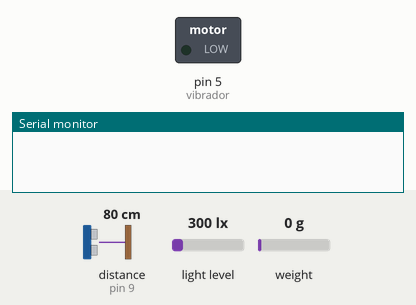
This sketch was run on a simulated Arduino Uno, built for the host (arithmetic inside an expression is 32-bit, double 64-bit). Parts: switched loads named in the sketch (green lamp = pin HIGH), the last lines printed to the serial monitor. Inputs (shaded band) come from the test bench; at power-on: light level 300 lx, distance to the obstacle (sensor on pin 9) 80 cm, weight on the scale 0 g. The echo pulse lasts 58.3 µs per cm; pins used as bus, display or sensor lines are not drawn.

Above: at 2.2 s.
2.3 s: light level set to 54 lx
16.5 s: light level set to 46 lx
At 21.0 s:
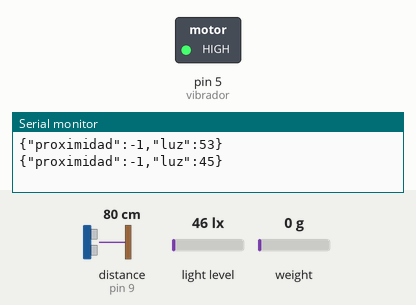
30.7 s: light level set to 500 lx
At 31.2 s:
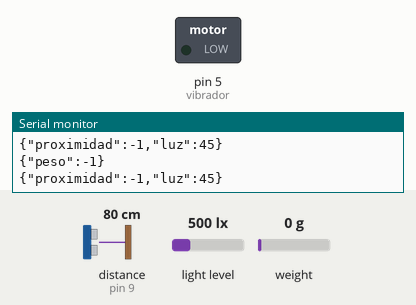
44.9 s: light level set to 40 lx
At 51.3 s:
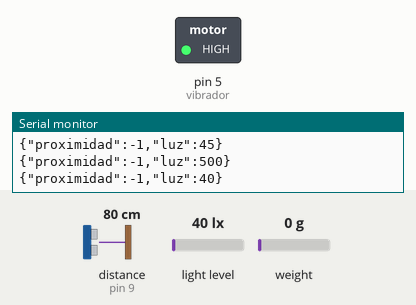
Timing chart, 0 to 54.6 s (numbered marks = the images above; inputs shaded):
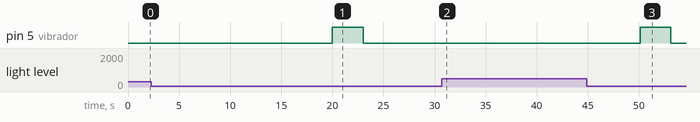

Measured:
- the behaviour switches between 52 and 51 lx on light level (found by bisection; images 0 and 1)
- after the input at 16.5 s, pin 5 (vibrador): LOW → HIGH after 3.5 s, → LOW 3.0 s later
- after the input at 30.7 s, pin 5 (vibrador): stays LOW (without the input it goes to HIGH after 9.4 s)
- after the input at 44.9 s, pin 5 (vibrador): LOW → HIGH after 5.2 s, → LOW 3.0 s later

The sketch:

Codigo_arduino.ino
```cpp
float valores = 0; int repeticiones = 0, vibradorActivo = 0;
//Para el sensor de luz
#include <Wire.h>
#include <BH1750.h>
BH1750 sensor_lumens;
//Creamos el objeto bascula
#include "HX711.h"
#define DEBUG_HX711
//Variables para la bascula
#define CALIBRACION 21720.0
byte pinData = 3;   //Data en pin 3
byte pinClk = 2;    //Clock en pin 2
HX711 bascula;
//Variables para el ultrasonico
int TRIG = 10;      // trigger en pin 10
int ECO = 9;        // echo en pin 9

//Para medir el tiempo
long Tsensor = 10000;
long Tbas = 30000;

//Para el vibrador
byte vibrador = 5;
long actual = 4000;

void setup() {
  /***************** Para el vibrador **********************/
  pinMode(vibrador, OUTPUT);
  /************** Para el sensor de luz ********************/
  Wire.begin();
  sensor_lumens.begin();
  analogReference(INTERNAL1V1);
  /**************Para el ultrasonico***********************/
  pinMode(TRIG, OUTPUT);  // trigger como salida
  pinMode(ECO, INPUT);    // echo como entrada
  Serial.begin(9600);     // inicializacion de comunicacion serial a 9600 bps
  /****************Para la bascula************************/
  #ifdef DEBUG_HX711
  Serial.begin(9600);
  #endif
  bascula.begin(pinData, pinClk);
  bascula.set_scale(CALIBRACION);
  bascula.tare();
}

void loop() {
  long milis1 = millis();
  long result1 = Tsensor - milis1;
  if(result1<=0){
    Serial.println("{\"proximidad\":"+distance()+",\"luz\":"+lumens()+"}");
  }
  long vpr = millis();
  long result = Tbas - vpr;
  if(result<=0){
    Serial.println(peso());
  }
  if(vibradorActivo==1){
    analizarVibrador(actual, millis());
  }
}
```

Bascula.ino
```cpp
float var = 0;
long int repetidas = 0;

String peso(){
  var = bascula.get_units();
  if(var <= 0.5){
    Tbas=millis()+30000;
    repetidas = 0;
    return "{\"peso\":-1}";
  }else{
    Tbas=millis()+30000;
    repetidas += 1;
    if(repetidas>=240){
      vibradorActivo = 1;
      repetidas = 0;
    }
    return "{\"peso\":"+String(var)+"}";
  }
}
```

Distancia.ino
```cpp
int DURACION, actualDistancia = 0;
int DISTANCIA, actualPeso = 0;

String distance(){
  float d1;
  digitalWrite(TRIG, HIGH);     // generacion del pulso a enviar
  delay(1);                     // al pin conectado al trigger
  digitalWrite(TRIG, LOW);      // del sensor
  DURACION = pulseIn(ECO, HIGH);// con funcion pulseIn se espera un pulso alto
  d1 = DURACION / 58.2;         // distancia medida en centimetros
  DISTANCIA = d1;
  String resultado = "";
  resultado = String(DISTANCIA);
  if(DISTANCIA>=50 ){
    resultado = "-1";
  }else if(DISTANCIA <= 0){
    resultado = "-1";
  }else{
    resultado = String(DISTANCIA);
    actualDistancia = DISTANCIA;
  }
  Tsensor = millis()+10000;
  return resultado;
}
```

luz.ino
```cpp
String lumens(){
  unsigned int lux = sensor_lumens.readLightLevel();
  if(lux<=50 && vibradorActivo==0){
    vibradorActivo=1;
    actual = millis()+3000;
  }
  return (String(lux));
}
```

vibrador.ino
```cpp
void analizarVibrador(int tfinal,int tactual){
  if(tfinal-tactual<=0){
    digitalWrite(vibrador, LOW);
    vibradorActivo = 0;
  }else{
    digitalWrite(vibrador, HIGH);
  }
}
```
